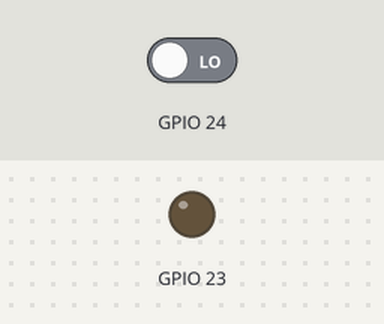
A program run on a simulated Raspberry Pi (BCM pin numbers). Parts: output pins drawn as LEDs (lit = HIGH). Inputs (shaded band) come from the test bench; at power-on: GPIO 24 LOW.

Above: at 1.2 s.
1.3 s: GPIO 24 driven HIGH
At 2.1 s:
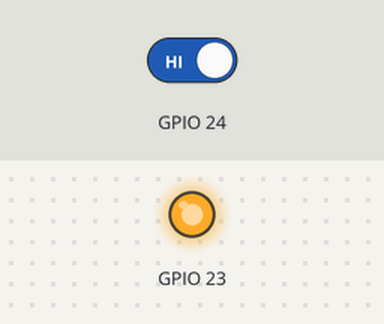
2.8 s: GPIO 24 driven LOW
At 3.2 s:
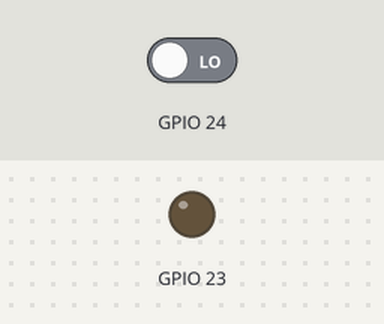
Timing chart, 0 to 5.8 s (numbered marks = the images above; inputs shaded):
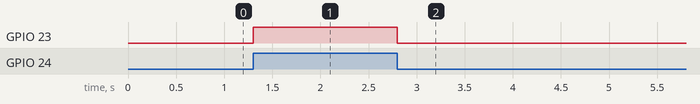

The program:

PIR.py
```python
# Passive Infrared 红外被动   passive 被动
import time
import RPi.GPIO as GPIO
GPIO.setmode(GPIO.BCM)
GPIO.setup(24,GPIO.IN)
GPIO.setup(23,GPIO.OUT)
try:
    while True:
        if GPIO.input(24) == 1:
            GPIO.output(23,GPIO.HIGH)
        else:
            GPIO.output(23,GPIO.LOW)
       # print(GPIO.input(24))
    time.sleep(1)
finally:
    GPIO.cleanup()
```

Measured:
- after the input at 1.3 s, GPIO 23: LOW → HIGH at once
- after the input at 2.8 s, GPIO 23: HIGH → LOW at once
